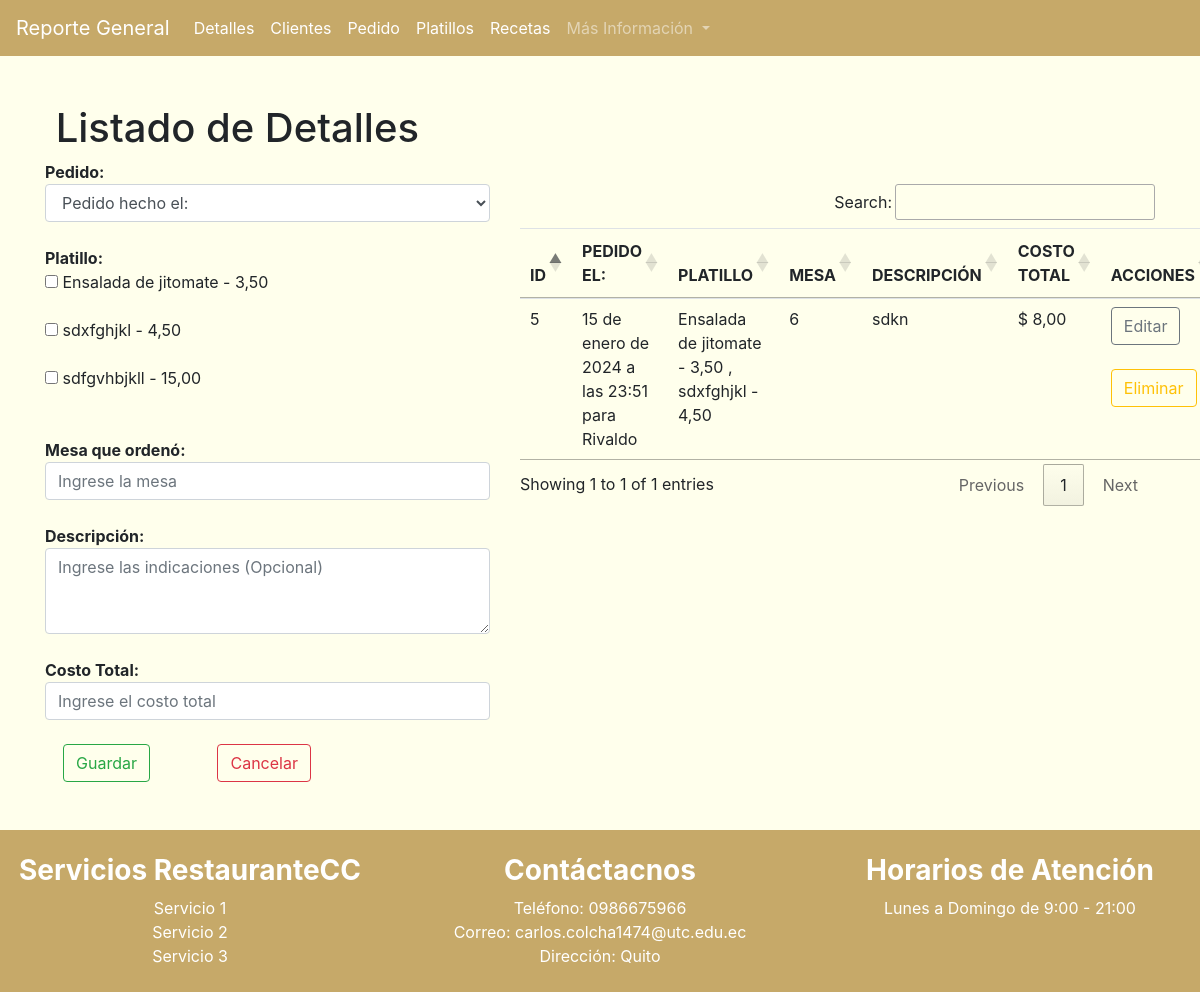
The page / on the database its author committed.
### Aplicaciones/FacturacionCC/models.py (models this page shows, shortened)
class Platillo(models.Model):
    id_cc=models.AutoField(primary_key=True)
    nombre_cc=models.CharField(max_length=150)
    costou_cc=models.DecimalField(max_digits=10, decimal_places=2, null=True, blank=True)
    foto_cc=models.FileField(upload_to='platillos',null=True,blank=True)
    tipo_cc=models.ForeignKey(Tipo,null=True,blank=True, on_delete=models.PROTECT)

class Detalle(models.Model):
    id_cc=models.AutoField(primary_key=True)
    mesa_cc=models.PositiveIntegerField()
    costot_cc=models.DecimalField(max_digits=10, decimal_places=2)
    descripcion_cc=models.TextField(null=True, blank=True)
    platillo_cc=models.ManyToManyField(Platillo)
    pedido_cc=models.ForeignKey(Pedido,null=True,blank=True, on_delete=models.PROTECT)

class Pedido(models.Model):
    id_cc=models.AutoField(primary_key=True)
    fecha_cc=models.DateTimeField()
    tipopago_cc=models.CharField(max_length=150)
    servicio_cc=models.CharField(max_length=150)
    cliente_cc=models.ForeignKey(Cliente,null=True,blank=True, on_delete=models.PROTECT)

class Cliente(models.Model):
    id_cc=models.AutoField(primary_key=True)
    cedula_cc=models.CharField(max_length=10)
    nombre_cc=models.CharField(max_length=150)
    correo_cc=models.CharField(max_length=150)
    provincia_cc=models.ForeignKey(Provincia,null=True,blank=True, on_delete=models.PROTECT)

### Aplicaciones/FacturacionCC/views.py (the view)
# urls.py: path('',views.listadoDetalles),
def listadoDetalles(request):
    detalleBdd=Detalle.objects.all()
    pedidoBdd=Pedido.objects.all()
    platilloBdd=Platillo.objects.all()
    return render(request,'listadoDetalles.html',{'detalles':detalleBdd, 'platillos':platilloBdd,'pedidos':pedidoBdd})

### Aplicaciones/FacturacionCC/templates/listadoDetalles.html (shortened to what this page needs)
{% extends "./plantilla.html" %}
{% block contenido %}
    <h1> Listado de Detalles</h1>
    <div class="row">
      <div class="col-md-5">
        <form class="" action="/guardarDetalle/" method="post" enctype="multipart/form-data" id="frm_nuevo_detalle">
          <b>Pedido: </b>
          <select class="form-control" name="id_pedido" id="id_pedido" required>
            <option value="">Pedido hecho el:</option>
          </select>
          <br>
          <b>Platillo: </b>
          {% for platillo in platillos %}
              <div class="form-group">
                  <div class="checkbox">
                      <label for="checkboxes-{{ platillo.id_cc }}">
                          <input type="checkbox" name="id_platillo" id="checkboxes-{{ platillo.id_cc }}" value="{{ platillo.id_cc }}">
                          {{ platillo.nombre_cc }} - {{platillo.costou_cc}}
                      </label>
                  </div>
              </div>
          {% endfor %}
          <br>
          <b>Mesa que ordenó:</b>
          <input type="number" name="mesa_cc" id="mesa_cc" value="" placeholder="Ingrese la mesa" class="form-control" required><br>
          <b>Descripción: </b>
          <textarea name="descripcion_cc" rows="3" cols="80" id="descripcion_cc" class="form-control" placeholder="Ingrese las indicaciones (Opcional)"></textarea><br>
          <b>Costo Total: </b>
          <input type="number" name="costot_cc" id="costot_cc" value="" placeholder="Ingrese el costo total" class="form-control" required step="0.01"><br>
          &nbsp; &nbsp;&nbsp;<button type="submit" name="button" class="btn btn-outline-success">Guardar</button>&nbsp; &nbsp;&nbsp;&nbsp;&nbsp;&nbsp;&nbsp;&nbsp;&nbsp;&nbsp;&nbsp;&nbsp;&nbsp;
          <button type="reset" name="button" class="btn btn-outline-danger">Cancelar</button>
        </form>
      </div>
      <div class="col-md-7">
        <br>
        <table class="table" id="tbl_detalle">
          <thead>
            <tr>
              <th>ID</th>
              <th>PEDIDO EL:</th>
              <th>PLATILLO</th>
              <th>MESA</th>
              <th>DESCRIPCIÓN</th>
              <th>COSTO TOTAL</th>
              <th>ACCIONES</th>
            </tr>
          </thead>
          <tbody>
            {% for detalle in detalles %}
              <tr>
                <td>{{detalle.id_cc}}</td>
                <td>{{detalle.pedido_cc.fecha_cc}} para {{detalle.pedido_cc.cliente_cc.nombre_cc}}</td>
                <td>
                  {% for platillo in detalle.platillo_cc.all %}
                  {{ platillo.nombre_cc }} - {{ platillo.costou_cc }}
                  {% if not forloop.last %}, {% endif %}
                  {% endfor %}
                </td>
                <td>{{detalle.mesa_cc}}</td>
                <td>{{detalle.descripcion_cc}}</td>
                <td>$ {{detalle.costot_cc}}</td>
                <td>
                      <a href="/editarDetalle/{{detalle.id_cc}}" class="btn btn-outline-secondary">Editar</a><br><br>
                      <a href="javascript:void(0)"onclick="eliminarDetalle('/eliminarDetalle/{{detalle.id_cc}}');" class="btn btn-outline-warning">Eliminar</a>
                </td>
              </tr>
            {% endfor %}
          </tbody>
        </table>
      </div>
    </div>
{% endblock %}

### rows shown on the page
Platillo: nombre_cc "Ensalada de jitomate", costou_cc "3,50"
Platillo: nombre_cc "sdxfghjkl", costou_cc "4,50"
Platillo: nombre_cc "sdfgvhbjkll", costou_cc "15,00"
Detalle: id_cc "5", pedido_cc.fecha_cc "15 de enero de 2024 a las 23:51", pedido_cc.cliente_cc.nombre_cc "Rivaldo", mesa_cc "6", descripcion_cc "sdkn", costot_cc "8,00"
